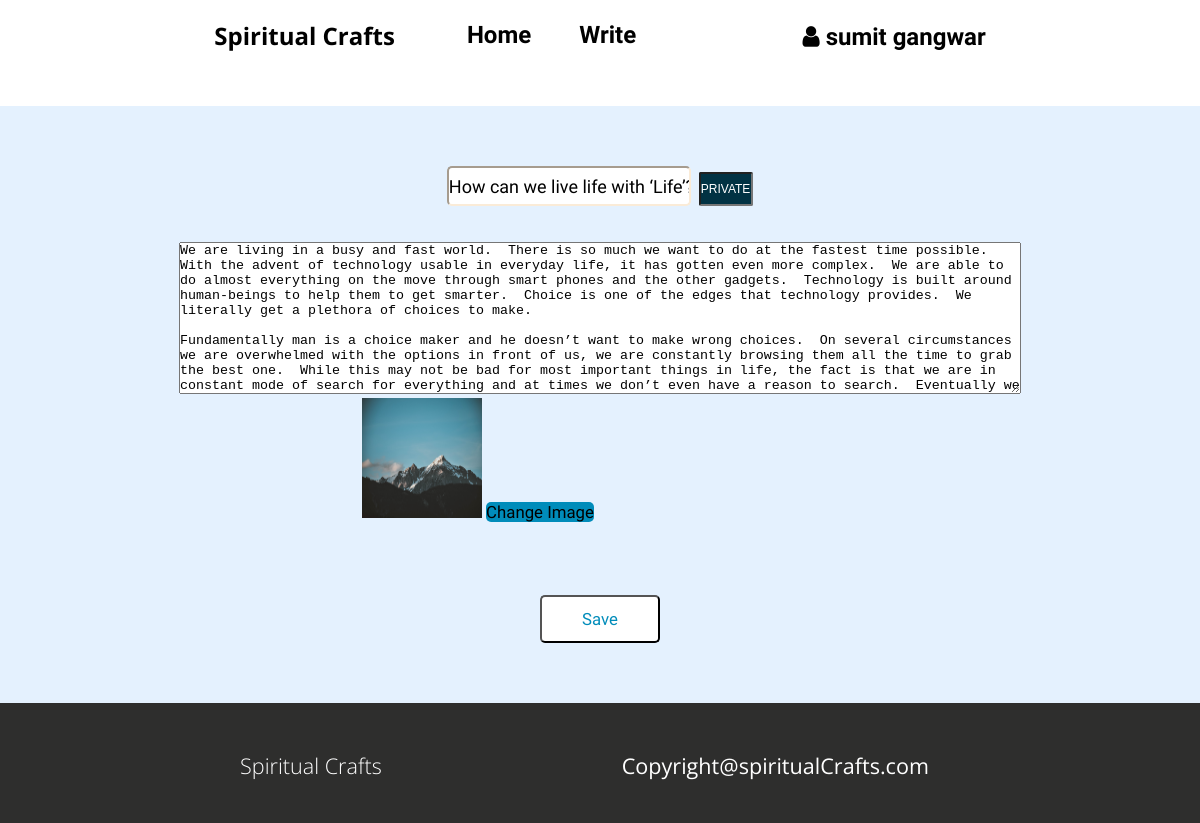
The app's page /editpost.php?action2=detail&id=4 (signed in), older data.
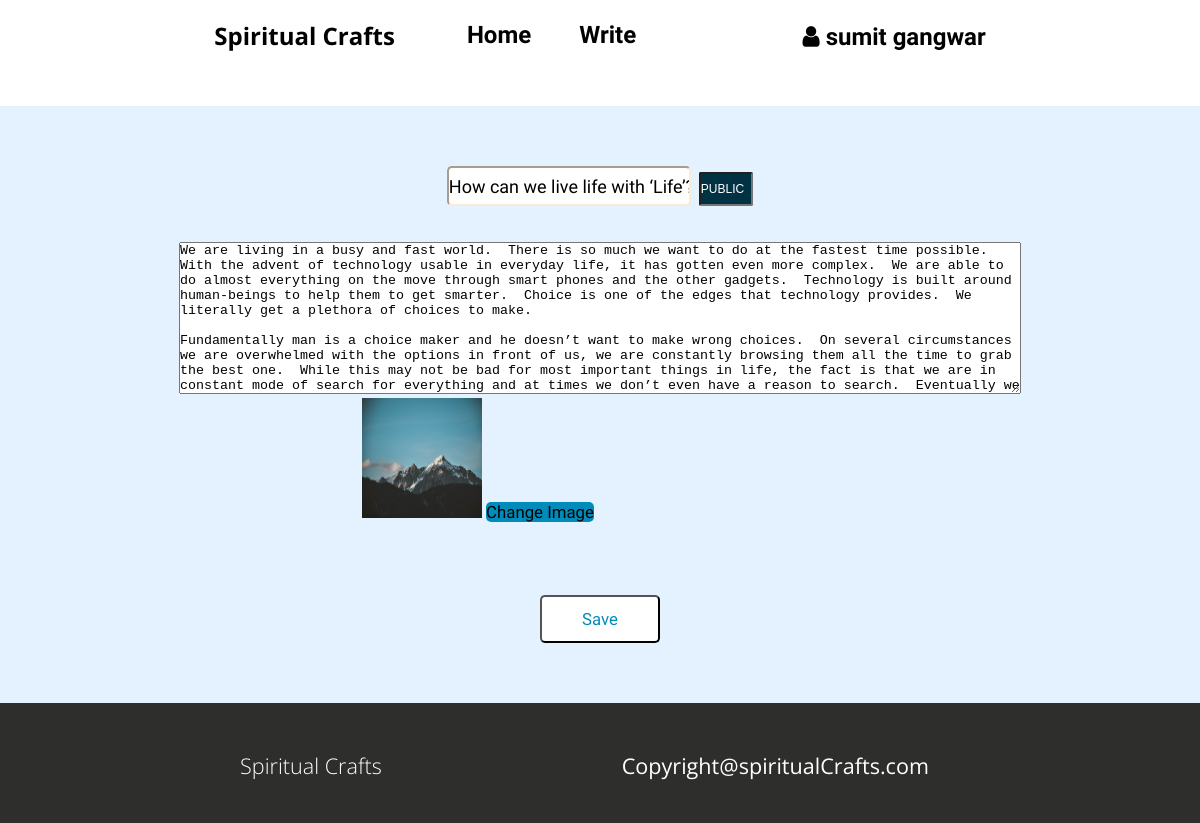
The same page, newer data.
### tables this page shows
CREATE TABLE `POST` (
  `post_id` int NOT NULL,
  `user_id` int DEFAULT NULL,
  `name` varchar(100) DEFAULT NULL,
  `status` enum('PUBLIC','PRIVATE') DEFAULT NULL,
  `content` text,
  `image` varchar(100) DEFAULT NULL,
  `published_at` datetime DEFAULT NULL,
  `blog_title` varchar(100) DEFAULT NULL,
  `status_by_admin` enum('Approved','Pending','Rejected') DEFAULT NULL,
  `edited_at` datetime DEFAULT NULL
);

### src/editpost.php (the view, shortened to what this page needs)
<?php
if(isset($_GET['action2'])){
    $id=$_GET['id'];
    include "connection.php";
    $query = "SELECT * FROM POST WHERE post_id = '$id'";
    $result = mysqli_query($conn,$query);
    $row = mysqli_fetch_assoc($result);
}
?>
<!DOCTYPE html>
<html lang="en">
<head>
    <link rel="stylesheet" href="css/style.css">
    <link rel="stylesheet" href="css/utils.css">
    <link rel="stylesheet" href="https://cdnjs.cloudflare.com/ajax/libs/font-awesome/4.7.0/css/font-awesome.min.css">
</head>
<body>
    <?php
      include "header.php";
    ?>
      <center><div class="write-content">
        <form method="POST"  enctype="multipart/form-data" >
          <input type="text" name="blogtitle" id="blogtitleid" class="form-input title" placeholder="Title" value="<?php echo $row['blog_title'] ?>">&nbsp;&nbsp;<input type="text" style="font-size:1vw;" id="blogstatusid" class="public-checkbox" name="blogtype" value="<?php echo $row['status'] ?>" readable ><br>
          <textarea rows="10" name="blogcontent" id="blogcontentid" cols="70" placeholder="Start writing about your post" class="text-long-content"><?php echo $row['content'] ?></textarea><br>
          <img src="<?php echo $row['image'] ?>" style="height:10vw;width:10vw;">
          <label for="files" class="btn">Change Image</label>
          <input id="files" type="file" id="blogimageid" name="img_upload" class="form-input" style="Visibility:hidden;" ><br>
          <input type="submit" name="submit-edit-public" class="btn-public" id="<?php echo $id; ?>" value="Save" onclick="saveeditdata(this.id);">
        </form>
    </div></center>
    <?php include "footer.php" ?>
</body>
</html>

### src/header.php (shortened to what this page needs)
<nav class="navigation max-width-1 m-auto">
        <div class="nav-left">
            <a href="index.php"><span>Spiritual Crafts</span></a>
            <ul>
                <li><a href="/">Home</a></li>
                <?php if(!isset($_SESSION['name'])){ ?> <li><a href="login.php">Write</a></li><?php }else{?><li><a href="write.php">Write</a></li><?php }?>
            </ul>
        </div>
        <div class="nav-right ">
        <?php if(isset($_SESSION['name'])){ ?>
        <div class="dropdown">   <?php }  ?>
        <?php if(isset($_SESSION['name'])){ ?> <i class="fa fa-user" aria-hidden="true"></i>&nbsp;<?php echo $_SESSION['name']; ?><?php } ?>
         </div>
        </div>
    </nav>

### src/footer.php
<div class="footer max-width-full m-auto">
    <div id="footer_company_name"><a href="index.php">Spiritual Crafts</a></div>
    <div id="footer_copyright">Copyright@spiritualCrafts.com</div>
    </div>

### src/css/style.css (style rules this page uses)
* { padding: 0; margin: 0; }
.navigation { font-family: var(--font7); height: 70px; font-weight:bold; display: flex; justify-content: space-evenly; align-items: center; }
.nav-left { font-size: 2vw; display: flex; }
.nav-left ul { display: flex; align-items: center; margin: 0vw 4vw; }
.nav-left ul li { list-style: none; font-family: var(--font2); margin: 0vw 2vw; }
.nav-left ul li a { text-decoration: none; color: black; }
.nav-left a { text-decoration: none; color: black; }
.nav-right { font-size:2vw; }
.footer { height: 10vw; background-color: #2e2e2d; display:flex; bottom:0; }
.form-input { width: 20vw; height: 3vw; border-radius: 5px; border-color: antiquewhite; font-size: 1.5vw; font-family: var(--font2); }
.btn { margin-top: 5vw; width: 10vw; height: 4.5vw; font-size: 1.4vw; border-radius: 5px; border-color: black; font-family: var(--font2); background-color: #008CBA; margin-bottom:2%; }
.write-content { margin-top:3vw; background-color:#e4f1fe; }
.title { margin-top:5%; }
.text-long-content { margin-top:3%; width:70vw; }
.btn-public { margin-top: 5vw; margin-bottom:5vw; width: 10vw; height: 4vw; font-size: 1.4vw; border-radius: 5px; font-family: var(--font2); background-color: white; color:#008CBA; }
.dropdown { position: relative; display: inline-block; font-family: var(--font2); }
a { text-decoration:none; color:black; }
#footer_company_name { margin-left:20vw; margin-right:10vw; margin-top:4vw; font-size:1.8vw; font-family: var(--font6); }
#footer_company_name a { text-decoration:none; color:white; font-weight:200; }
#footer_copyright { margin-left:10vw; margin-right:10vw; margin-top:4vw; font-size:1.8vw; font-family: var(--font6); color:white; }

### src/css/utils.css (style rules this page uses)
:root { --main-bg-color:brown; --font1: 'Fascinate', cursive; --font2: 'Baloo 2', cursive; --font3: 'Fascinate', cursive; --font4:'Staatliches', cursive; --font5:'Anek Latin', sans-serif; --font6: 'Open Sans', sans-serif; --font7:'Open Sans', sans-serif; }
.max-width-1 { width: 80vw; }
.max-width-full { width: 100%; }
.m-auto { margin:auto; }
.public-checkbox { background-color: #013243; color: white; display: inline-block; line-height: 2.2vw; width: 4.2vw; height: 2.5vw; cursor: pointer; border-radius:2px; }

Row changes from the older to the newer data that the page shows:
changed post "How can we live life with ‘Life’?": blogtype "PRIVATE" → "PUBLIC"
